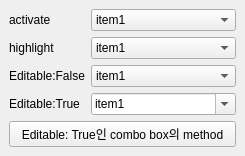
<?xml version="1.0" encoding="UTF-8"?>
<ui version="4.0">
 <class>MainWindow</class>
 <widget class="QMainWindow" name="MainWindow">
  <property name="geometry">
   <rect>
    <x>0</x>
    <y>0</y>
    <width>245</width>
    <height>147</height>
   </rect>
  </property>
  <property name="windowTitle">
   <string>MainWindow</string>
  </property>
  <widget class="QWidget" name="centralwidget">
   <layout class="QVBoxLayout" name="verticalLayout">
    <item>
     <layout class="QFormLayout" name="formLayout">
      <item row="0" column="0">
       <widget class="QLabel" name="label_4">
        <property name="text">
         <string>activate</string>
        </property>
       </widget>
      </item>
      <item row="0" column="1">
       <widget class="QComboBox" name="cboActivate">
        <property name="editable">
         <bool>false</bool>
        </property>
        <property name="currentText">
         <string>item1</string>
        </property>
        <property name="currentIndex">
         <number>0</number>
        </property>
        <property name="insertPolicy">
         <enum>QComboBox::InsertAtBottom</enum>
        </property>
        <property name="sizeAdjustPolicy">
         <enum>QComboBox::AdjustToContentsOnFirstShow</enum>
        </property>
        <property name="minimumContentsLength">
         <number>0</number>
        </property>
        <property name="frame">
         <bool>true</bool>
        </property>
        <property name="modelColumn">
         <number>0</number>
        </property>
        <item>
         <property name="text">
          <string>item1</string>
         </property>
        </item>
        <item>
         <property name="text">
          <string>item2</string>
         </property>
        </item>
        <item>
         <property name="text">
          <string>item3</string>
         </property>
        </item>
        <item>
         <property name="text">
          <string>item4</string>
         </property>
        </item>
       </widget>
      </item>
      <item row="1" column="0">
       <widget class="QLabel" name="label_3">
        <property name="text">
         <string>highlight</string>
        </property>
       </widget>
      </item>
      <item row="1" column="1">
       <widget class="QComboBox" name="cboHighlight">
        <property name="editable">
         <bool>false</bool>
        </property>
        <property name="currentText">
         <string>item1</string>
        </property>
        <property name="currentIndex">
         <number>0</number>
        </property>
        <property name="insertPolicy">
         <enum>QComboBox::InsertAtBottom</enum>
        </property>
        <property name="sizeAdjustPolicy">
         <enum>QComboBox::AdjustToContentsOnFirstShow</enum>
        </property>
        <property name="minimumContentsLength">
         <number>0</number>
        </property>
        <property name="frame">
         <bool>true</bool>
        </property>
        <property name="modelColumn">
         <number>0</number>
        </property>
        <item>
         <property name="text">
          <string>item1</string>
         </property>
        </item>
        <item>
         <property name="text">
          <string>item2</string>
         </property>
        </item>
        <item>
         <property name="text">
          <string>item3</string>
         </property>
        </item>
        <item>
         <property name="text">
          <string>item4</string>
         </property>
        </item>
       </widget>
      </item>
      <item row="2" column="0">
       <widget class="QLabel" name="label">
        <property name="text">
         <string>Editable:False</string>
        </property>
       </widget>
      </item>
      <item row="2" column="1">
       <widget class="QComboBox" name="cboNoEdit">
        <property name="editable">
         <bool>false</bool>
        </property>
        <property name="currentText">
         <string>item1</string>
        </property>
        <property name="currentIndex">
         <number>0</number>
        </property>
        <property name="insertPolicy">
         <enum>QComboBox::InsertAtBottom</enum>
        </property>
        <property name="sizeAdjustPolicy">
         <enum>QComboBox::AdjustToContentsOnFirstShow</enum>
        </property>
        <property name="minimumContentsLength">
         <number>0</number>
        </property>
        <property name="frame">
         <bool>true</bool>
        </property>
        <property name="modelColumn">
         <number>0</number>
        </property>
        <item>
         <property name="text">
          <string>item1</string>
         </property>
        </item>
        <item>
         <property name="text">
          <string>item2</string>
         </property>
        </item>
        <item>
         <property name="text">
          <string>item3</string>
         </property>
        </item>
        <item>
         <property name="text">
          <string>item4</string>
         </property>
        </item>
       </widget>
      </item>
      <item row="3" column="0">
       <widget class="QLabel" name="label_2">
        <property name="text">
         <string>Editable:True</string>
        </property>
       </widget>
      </item>
      <item row="3" column="1">
       <widget class="QComboBox" name="cboEdit">
        <property name="editable">
         <bool>true</bool>
        </property>
        <property name="currentText">
         <string>item1</string>
        </property>
        <property name="currentIndex">
         <number>0</number>
        </property>
        <property name="insertPolicy">
         <enum>QComboBox::InsertAtBottom</enum>
        </property>
        <property name="sizeAdjustPolicy">
         <enum>QComboBox::AdjustToContentsOnFirstShow</enum>
        </property>
        <property name="minimumContentsLength">
         <number>0</number>
        </property>
        <property name="frame">
         <bool>true</bool>
        </property>
        <property name="modelColumn">
         <number>0</number>
        </property>
        <item>
         <property name="text">
          <string>item1</string>
         </property>
        </item>
        <item>
         <property name="text">
          <string>item2</string>
         </property>
        </item>
        <item>
         <property name="text">
          <string>item3</string>
         </property>
        </item>
        <item>
         <property name="text">
          <string>item4</string>
         </property>
        </item>
       </widget>
      </item>
     </layout>
    </item>
    <item>
     <widget class="QPushButton" name="pushButton">
      <property name="text">
       <string>Editable: True인 combo box의 method</string>
      </property>
     </widget>
    </item>
   </layout>
  </widget>
 </widget>
 <resources/>
 <connections/>
 <slots>
  <slot>test1()</slot>
  <slot>slot2()</slot>
 </slots>
</ui>
